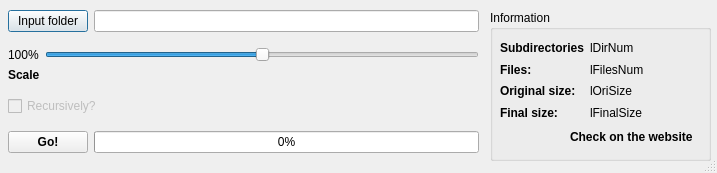
<?xml version="1.0" encoding="UTF-8"?>
<ui version="4.0">
 <author>Javier Moncayo</author>
 <class>imageResizer</class>
 <widget class="QDialog" name="imageResizer">
  <property name="geometry">
   <rect>
    <x>0</x>
    <y>0</y>
    <width>717</width>
    <height>173</height>
   </rect>
  </property>
  <property name="maximumSize">
   <size>
    <width>717</width>
    <height>173</height>
   </size>
  </property>
  <property name="windowTitle">
   <string>imageResizer</string>
  </property>
  <property name="sizeGripEnabled">
   <bool>true</bool>
  </property>
  <widget class="QGroupBox" name="groupBox">
   <property name="geometry">
    <rect>
     <x>490</x>
     <y>10</y>
     <width>221</width>
     <height>151</height>
    </rect>
   </property>
   <property name="title">
    <string>Information</string>
   </property>
   <widget class="QLabel" name="label_12">
    <property name="geometry">
     <rect>
      <x>80</x>
      <y>120</y>
      <width>130</width>
      <height>15</height>
     </rect>
    </property>
    <property name="font">
     <font>
      <weight>75</weight>
      <bold>true</bold>
     </font>
    </property>
    <property name="text">
     <string>&lt;html&gt;&lt;head/&gt;&lt;body&gt;&lt;p&gt;Check on the website&lt;/p&gt;&lt;/body&gt;&lt;/html&gt;</string>
    </property>
   </widget>
   <widget class="QWidget" name="gridLayoutWidget">
    <property name="geometry">
     <rect>
      <x>10</x>
      <y>30</y>
      <width>181</width>
      <height>80</height>
     </rect>
    </property>
    <layout class="QGridLayout" name="gridLayout">
     <item row="2" column="0">
      <widget class="QLabel" name="label_6">
       <property name="font">
        <font>
         <weight>75</weight>
         <bold>true</bold>
        </font>
       </property>
       <property name="text">
        <string>Original size:</string>
       </property>
      </widget>
     </item>
     <item row="1" column="1">
      <widget class="QLabel" name="lFilesNum">
       <property name="text">
        <string>lFilesNum</string>
       </property>
      </widget>
     </item>
     <item row="1" column="0">
      <widget class="QLabel" name="label_5">
       <property name="font">
        <font>
         <weight>75</weight>
         <bold>true</bold>
        </font>
       </property>
       <property name="text">
        <string>Files:</string>
       </property>
      </widget>
     </item>
     <item row="0" column="0">
      <widget class="QLabel" name="label_3">
       <property name="font">
        <font>
         <weight>75</weight>
         <bold>true</bold>
        </font>
       </property>
       <property name="text">
        <string>Subdirectories</string>
       </property>
      </widget>
     </item>
     <item row="0" column="1">
      <widget class="QLabel" name="lDirNum">
       <property name="layoutDirection">
        <enum>Qt::LeftToRight</enum>
       </property>
       <property name="text">
        <string>lDirNum</string>
       </property>
      </widget>
     </item>
     <item row="3" column="0">
      <widget class="QLabel" name="label_7">
       <property name="font">
        <font>
         <weight>75</weight>
         <bold>true</bold>
        </font>
       </property>
       <property name="text">
        <string>Final size:</string>
       </property>
      </widget>
     </item>
     <item row="2" column="1">
      <widget class="QLabel" name="lOriSize">
       <property name="text">
        <string>lOriSize</string>
       </property>
      </widget>
     </item>
     <item row="3" column="1">
      <widget class="QLabel" name="lFinalSize">
       <property name="text">
        <string>lFinalSize</string>
       </property>
      </widget>
     </item>
     <item row="3" column="2">
      <widget class="QLabel" name="finalSizeUnits">
       <property name="text">
        <string/>
       </property>
      </widget>
     </item>
     <item row="2" column="2">
      <widget class="QLabel" name="oriSizeUnits">
       <property name="text">
        <string/>
       </property>
      </widget>
     </item>
    </layout>
   </widget>
  </widget>
  <widget class="QWidget" name="verticalLayoutWidget">
   <property name="geometry">
    <rect>
     <x>8</x>
     <y>10</y>
     <width>471</width>
     <height>143</height>
    </rect>
   </property>
   <layout class="QVBoxLayout" name="verticalLayout">
    <item>
     <layout class="QHBoxLayout" name="horizontalLayout">
      <item>
       <widget class="QPushButton" name="inputButton">
        <property name="text">
         <string>Input folder</string>
        </property>
       </widget>
      </item>
      <item>
       <widget class="QLineEdit" name="inputPath"/>
      </item>
     </layout>
    </item>
    <item>
     <spacer name="verticalSpacer">
      <property name="orientation">
       <enum>Qt::Vertical</enum>
      </property>
      <property name="sizeHint" stdset="0">
       <size>
        <width>20</width>
        <height>40</height>
       </size>
      </property>
     </spacer>
    </item>
    <item>
     <layout class="QHBoxLayout" name="horizontalLayout_2">
      <item>
       <widget class="QLabel" name="lScaleValue">
        <property name="text">
         <string>100%</string>
        </property>
       </widget>
      </item>
      <item>
       <widget class="QSlider" name="scaleSlider">
        <property name="minimum">
         <number>1</number>
        </property>
        <property name="value">
         <number>50</number>
        </property>
        <property name="orientation">
         <enum>Qt::Horizontal</enum>
        </property>
       </widget>
      </item>
     </layout>
    </item>
    <item>
     <widget class="QLabel" name="label_2">
      <property name="font">
       <font>
        <weight>75</weight>
        <bold>true</bold>
       </font>
      </property>
      <property name="text">
       <string>Scale</string>
      </property>
     </widget>
    </item>
    <item>
     <spacer name="verticalSpacer_3">
      <property name="orientation">
       <enum>Qt::Vertical</enum>
      </property>
      <property name="sizeHint" stdset="0">
       <size>
        <width>20</width>
        <height>40</height>
       </size>
      </property>
     </spacer>
    </item>
    <item>
     <widget class="QCheckBox" name="checkBox">
      <property name="enabled">
       <bool>false</bool>
      </property>
      <property name="text">
       <string>Recursively?</string>
      </property>
     </widget>
    </item>
    <item>
     <spacer name="verticalSpacer_4">
      <property name="orientation">
       <enum>Qt::Vertical</enum>
      </property>
      <property name="sizeHint" stdset="0">
       <size>
        <width>20</width>
        <height>40</height>
       </size>
      </property>
     </spacer>
    </item>
    <item>
     <layout class="QHBoxLayout" name="horizontalLayout_3">
      <item>
       <widget class="QPushButton" name="goButton">
        <property name="enabled">
         <bool>true</bool>
        </property>
        <property name="font">
         <font>
          <weight>75</weight>
          <bold>true</bold>
         </font>
        </property>
        <property name="text">
         <string>Go!</string>
        </property>
       </widget>
      </item>
      <item>
       <widget class="QProgressBar" name="progressBar">
        <property name="value">
         <number>0</number>
        </property>
        <property name="textVisible">
         <bool>true</bool>
        </property>
       </widget>
      </item>
     </layout>
    </item>
   </layout>
  </widget>
 </widget>
 <tabstops>
  <tabstop>inputButton</tabstop>
  <tabstop>inputPath</tabstop>
  <tabstop>scaleSlider</tabstop>
  <tabstop>checkBox</tabstop>
  <tabstop>goButton</tabstop>
 </tabstops>
 <resources/>
 <connections/>
</ui>
